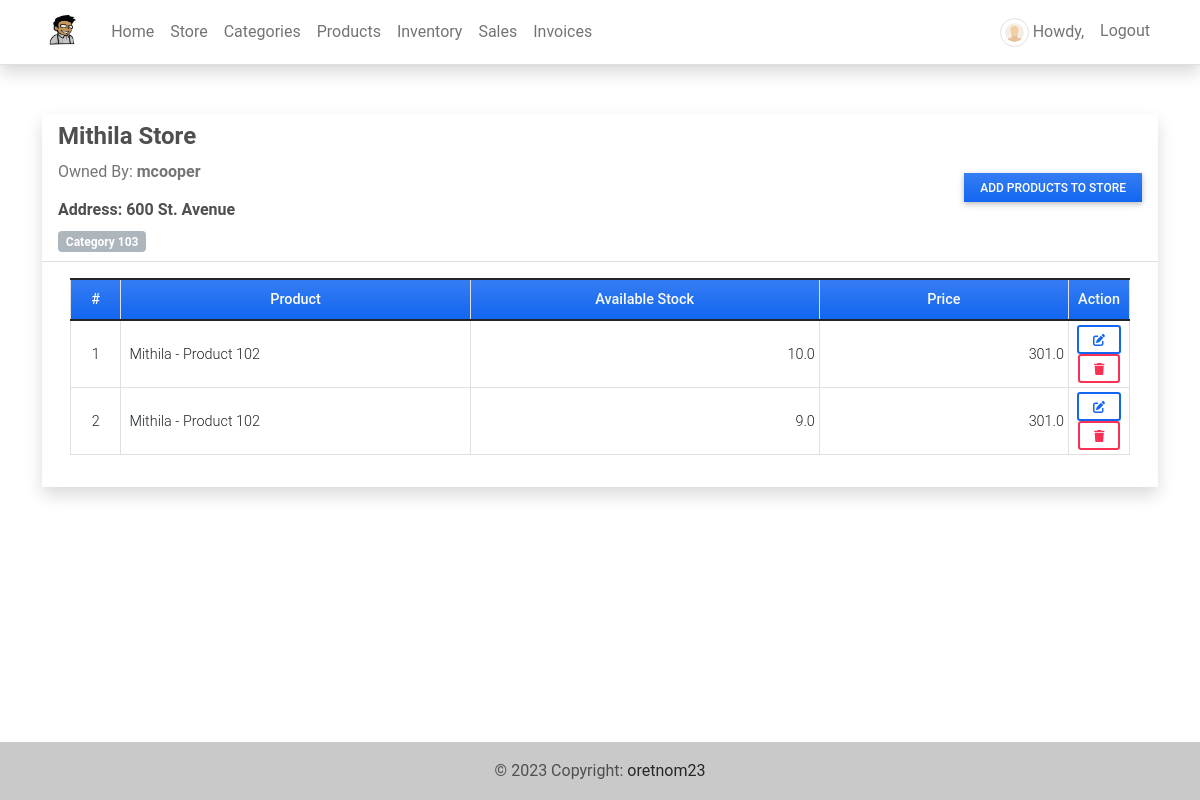
Before: /store/1 (signed in) with the older database file.
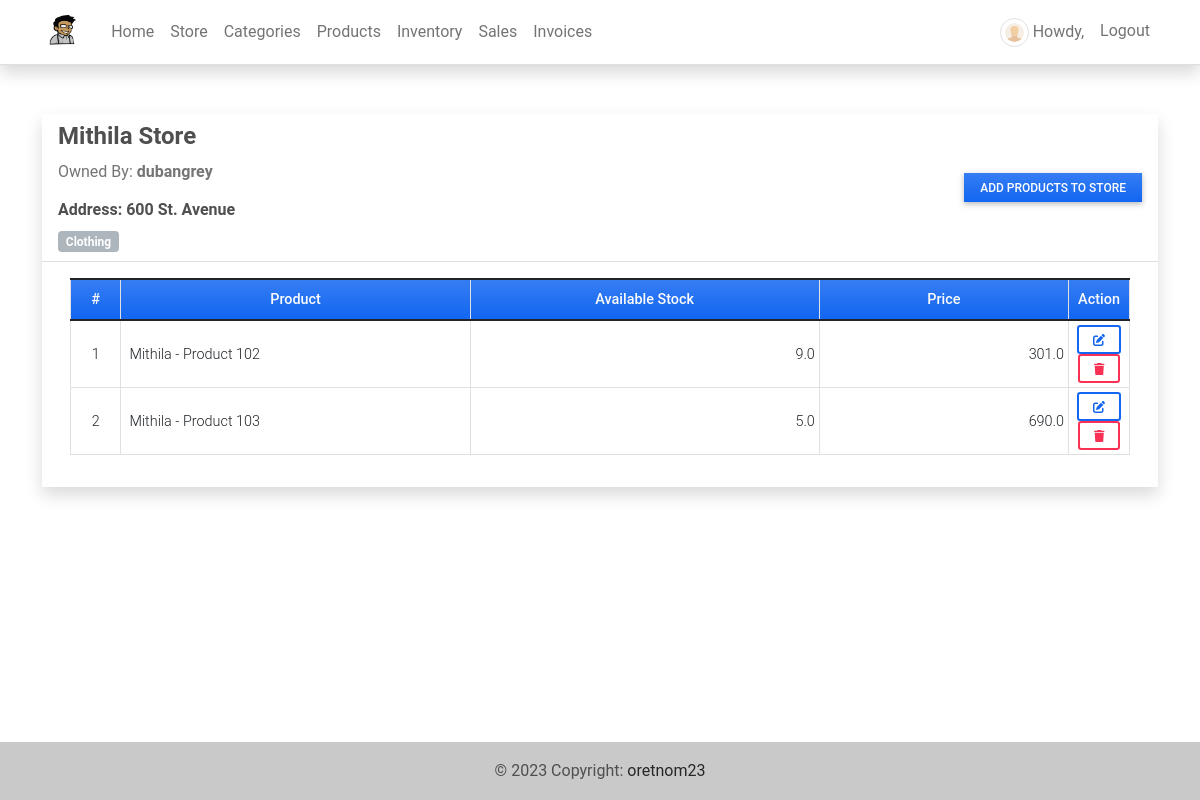
After: the same page with the newer database file.
### imsApp/models.py (models this page shows, shortened)
class Store(models.Model):
    name = models.CharField(max_length=250)
    address = models.TextField()
    category = models.ForeignKey(Category, on_delete=models.CASCADE)
    products = models.ManyToManyField(Product, through='StoreProduct')
    date_created = models.DateTimeField(default=timezone.now)
    date_updated = models.DateTimeField(auto_now=True)
    owner = models.ForeignKey(User, default=1,on_delete=models.CASCADE ,blank=True, null=True)

class Category(models.Model):
    name = models.CharField(max_length=250)
    description = models.TextField()
    status = models.CharField(max_length=2, choices=(('1','Active'),('2','Inactive')), default=1)
    date_created = models.DateTimeField(default=timezone.now)
    date_updated = models.DateTimeField(auto_now=True)
    def __str__(self):
        return self.name

class StoreProduct(models.Model):
    store = models.ForeignKey(Store, on_delete=models.CASCADE)
    product = models.ForeignKey(Product, on_delete=models.CASCADE)
    stock = models.FloatField(default=0,blank=True, null=True)
    price = models.FloatField(default=0)
    def __str__(self):
        return f"{self.store.name} - {self.product.name}"

class Product(models.Model):
    code=models.CharField(max_length=100,blank=True, null=True)
    name=models.CharField(max_length=250,blank=True, null=True)
    description = models.TextField()
    price = models.FloatField(default=0)
    status = models.CharField(max_length=2, choices=(('1','Active'),('2','Inactive')), default=1)
    date_created = models.DateTimeField(default=timezone.now)
    date_updated = models.DateTimeField(auto_now=True)

### imsApp/auth.py (the view)
    def wrapper_function(request,*args,**kwargs):
        if request.user.is_superuser:
            return view_function(request,*args,**kwargs)
        else:
            return redirect('home-page')

### imsApp/auth.py (called while the page is built)
def admin_only(view_function):
    def wrapper_function(request,*args,**kwargs):
        if request.user.is_superuser:
            return view_function(request,*args,**kwargs)
        else:
            return redirect('home-page')
    return wrapper_function

### imsApp/views.py (called while the page is built)
@admin_only
@login_required
def view_store(request,pk):
    store = get_object_or_404(Store, pk=pk)
    store_products = store.storeproduct_set.all()
    return render(request, 'view_store.html', {'page_title':"Add Prodcuts to Store",'store': store, 'store_products': store_products})

### imsApp/templates/view_store.html (shortened to what this page needs)
{% extends 'base.html' %} {% load humanize %} {% block pageContent %}
<div class="col-lg-12 col-md-12 col-sm-12 col-xs-12">
    <div class="card card-default rounded-0 shadow ">
        <div class="card-header">
            <div class="d-flex w-100 align-items-center justify-content-between">
               <div>
                   <h4 class="card-title fw-bold">{{ store.name }} Store</h4>
                   <p class="text-muted font-weight-bold"><span class="font-weight-normal">Owned By:</span> {{ store.owner }}</p>
                   <div class="mt-1">
                       <h6 class="font-weight-bold">Address: {{ store.address }}</h5>
                   </div>
                   <span class="badge bg-secondary">{{ store.category }}</span>
               </div>
               <div>
                <a class="btn btn-primary rounded-0 bg-gradient btn-sm" id='add_new'>Add Products to store</a>
               </div>
            </div>
        </div>
        <div class="card-body">
            <div class="container-fluid">
                <table class="table table-bordered" id="product-list">
                    <colgroup>
                        <col width="5%">
                        <col width="35%">
                        <col width="35%">
                        <col width="25%">
                    </colgroup>
                    <thead>
                        <tr class="bg-gradient bg-primary bg-opacity-50 text-light">
                            <th class="px-1 py-2 text-center">#</th>
                            <th class="px-2 py-2 text-center">Product</th>
                            <th class="px-1 py-2 text-center">Available Stock</th>
                            <th class="px-1 py-2 text-center">Price</th>
                            <th class="px-2 py-2 text-center">Action</th>
                        </tr>
                    </thead>
                    <tbody>
                        {% for product in store_products %}
                        <tr>
                            <td class="px-1 py-1 align-middle text-center">{{ forloop.counter }}</td>
                            <td class="px-2 py-1 align-middle">{{ product }}</td>
                            <td class="px-1 py-1 align-middle text-end">{{ product.stock }}</td>
                            <td class="px-1 py-1 align-middle text-end">{{ product.price }}</td>
                            <td class="px-2 py-1 align-middle text-center">
                                <a class="btn btn-outline-primary btn-sm edit-data" href="javascript:void(0)" data-id="{{ product.pk }}" title="Edit">
                                    <i class="fa fa-edit"></i>
                                </a>
                                <button class="btn btn-outline-danger btn-sm delete-data" type="button" data-id="{{ product.pk }}" title="Delete">
                                    <i class="fa fa-trash"></i>
                                </button>
                            </td>
                        </tr>
                        {% endfor %}
                    </tbody>
                </table>
            </div>
        </div>
    </div>
</div>
{% endblock pageContent %}

### imsApp/templates/base.html (shortened to what this page needs)
{% load static %}
<!DOCTYPE html>
<html lang="en">
<head>
    <link rel="stylesheet" href="{% static 'assets/font-awesome/css/all.min.css' %}">
    <link rel="stylesheet" href="{% static 'assets/bootstrap/css/bootstrap.min.css' %}">
    <link rel="stylesheet" href="{% static 'assets/select2/dist/css/select2.min.css' %}">
    <link rel="stylesheet" href="{% static 'assets/mdb-blogtemplate/css/mdb.min.css' %}" />
    <link rel="stylesheet" href="{% static 'assets/DataTables/datatables.min.css' %}" />
    <link rel="stylesheet" href="{% static 'assets/default/css/style.css' %}">
</head>
<body class="">
    {% block TopNavigation %} {% include "TopNavigation.html" %} {% endblock TopNavigation %}
    <main class="py-5">
        <div class="container mb-3">
             {% block pageContent %} {% endblock pageContent %}
        </div>
    </main>
    <footer class="bg-light text-lg-start">
        <div class="text-center p-3" style="background-color: rgba(0, 0, 0, 0.2);">
            © {% now 'Y' %} Copyright:
            <a class="text-dark" href="https://sourcecodester.com/tips23" target="_blank">oretnom23</a>
        </div>
    </footer>
</body>
</html>

### imsApp/templates/topNavigation.html (shortened to what this page needs)
{% load static %}
<header>
    <nav class="navbar navbar-expand-lg navbar-light bg-white fixed-top shadow border-bottom">
        <div class="container">
            <a class="navbar-brand" target="_blank" href="{% url 'home-page' %}">
                <img src="{{ MEDIA_URL }}/default/smartInv.jpg" height="16" alt="{{ MEDIA_URL }}" loading="lazy" style="margin-top: -3px;" />
            </a>
            <div class="collapse navbar-collapse" id="navbarExample01">
                <ul class="navbar-nav me-auto mb-2 mb-lg-0" id="topNav">
                    {% if user.id and user.is_superuser %}
                    <li class="nav-item">
                        <a class="nav-link" aria-current="page" href="{% url 'home-page' %}">Home</a>
                    </li>
                    <li class="nav-item">
                        <a class="nav-link" aria-current="page" href="{% url 'store-page' %}">Store</a>
                    </li>
                    <li class="nav-item">
                        <a class="nav-link" aria-current="page" href="{% url 'category-page' %}">Categories</a>
                    </li>
                    <li class="nav-item">
                        <a class="nav-link" aria-current="page" href="{% url 'product-page' %}">Products</a>
                    </li>
                    <li class="nav-item">
                        <a class="nav-link" aria-current="page" href="{% url 'inventory-page' %}">Inventory</a>
                    </li>
                    <li class="nav-item">
                        <a class="nav-link" aria-current="page" href="{% url 'sales-page' %}">Sales</a>
                    </li>
                    <li class="nav-item">
                        <a class="nav-link" aria-current="page" href="{% url 'invoice-page' %}">Invoices</a>
                    </li>
                    {% endif %}
                </ul>
                <ul class="navbar-nav d-flex flex-row">
                    {% if user.id %} {% if user.profile.user_type == 1 %} {% endif %}
                    <li class="nav-item me-3 me-lg-0">
                        <a class="nav-link" href="{% url 'profile' %}">
                            <span class="me-1"><img src="{{ MEDIA_URL }}/default/default-avatar.png" alt="User Avatar" id="user-avatar" class="img-thumbnail rounded-circle"></span>Howdy, {{ user.first_name }} {{user.last_name}}
                        </a>
                    </li>
                    <li class="nav-item me-3 me-lg-0">
                        <a class="nav-link" href="{% url 'logout' %}">Logout</a>
                    </li>
                    {% endif %}
                </ul>
            </div>
        </div>
    </nav>
</header>

### static/assets/default/css/style.css (style rules this page uses)
html, body { height: 100%; width: 100%; max-height: 100%; overflow: auto; display: flex; flex-direction: column; }
body>header { flex-shrink: auto; }
body>main { flex-shrink: auto; flex-grow: auto; overflow: auto; }
body>footer { flex-shrink: auto; position: absolute; bottom: 0; left: 0; width: calc(100%); }
#user-avatar { width: 1.8rem; height: 1.8rem; object-fit: scale-down; object-position: center center; }
.bg-secondary { background-color: var(--bs-gray-500)!important; }
.navbar-brand>img { height: 2em; }

Changed rows visible on the page:
removed StoreProduct: store+product "Mithila - Product 102", stock "10.0", price "301.0"
changed Store "Mithila": owner "mcooper" → "dubangrey"; category "Category 103" → "Clothing"
added StoreProduct: store+product "Mithila - Product 103", stock "5.0", price "690.0"
